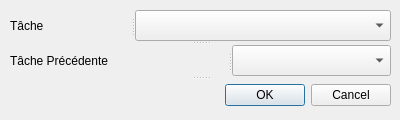
<?xml version="1.0" encoding="UTF-8"?>
<ui version="4.0">
 <class>SupprimerPrecedenceWindow</class>
 <widget class="QDialog" name="SupprimerPrecedenceWindow">
  <property name="geometry">
   <rect>
    <x>0</x>
    <y>0</y>
    <width>400</width>
    <height>120</height>
   </rect>
  </property>
  <property name="windowTitle">
   <string>Dialog</string>
  </property>
  <widget class="QSplitter" name="splitter_3">
   <property name="geometry">
    <rect>
     <x>10</x>
     <y>10</y>
     <width>381</width>
     <height>101</height>
    </rect>
   </property>
   <property name="orientation">
    <enum>Qt::Vertical</enum>
   </property>
   <widget class="QSplitter" name="splitter">
    <property name="orientation">
     <enum>Qt::Horizontal</enum>
    </property>
    <widget class="QLabel" name="label">
     <property name="text">
      <string>Tâche</string>
     </property>
    </widget>
    <widget class="QComboBox" name="comboBox"/>
   </widget>
   <widget class="QSplitter" name="splitter_2">
    <property name="orientation">
     <enum>Qt::Horizontal</enum>
    </property>
    <widget class="QLabel" name="label_2">
     <property name="text">
      <string>Tâche Précédente</string>
     </property>
    </widget>
    <widget class="QComboBox" name="comboBox_2"/>
   </widget>
   <widget class="QDialogButtonBox" name="buttonBox">
    <property name="orientation">
     <enum>Qt::Horizontal</enum>
    </property>
    <property name="standardButtons">
     <set>QDialogButtonBox::Cancel|QDialogButtonBox::Ok</set>
    </property>
   </widget>
  </widget>
 </widget>
 <resources/>
 <connections>
  <connection>
   <sender>buttonBox</sender>
   <signal>accepted()</signal>
   <receiver>SupprimerPrecedenceWindow</receiver>
   <slot>accept()</slot>
   <hints>
    <hint type="sourcelabel">
     <x>248</x>
     <y>254</y>
    </hint>
    <hint type="destinationlabel">
     <x>157</x>
     <y>274</y>
    </hint>
   </hints>
  </connection>
  <connection>
   <sender>buttonBox</sender>
   <signal>rejected()</signal>
   <receiver>SupprimerPrecedenceWindow</receiver>
   <slot>reject()</slot>
   <hints>
    <hint type="sourcelabel">
     <x>316</x>
     <y>260</y>
    </hint>
    <hint type="destinationlabel">
     <x>286</x>
     <y>274</y>
    </hint>
   </hints>
  </connection>
 </connections>
</ui>
